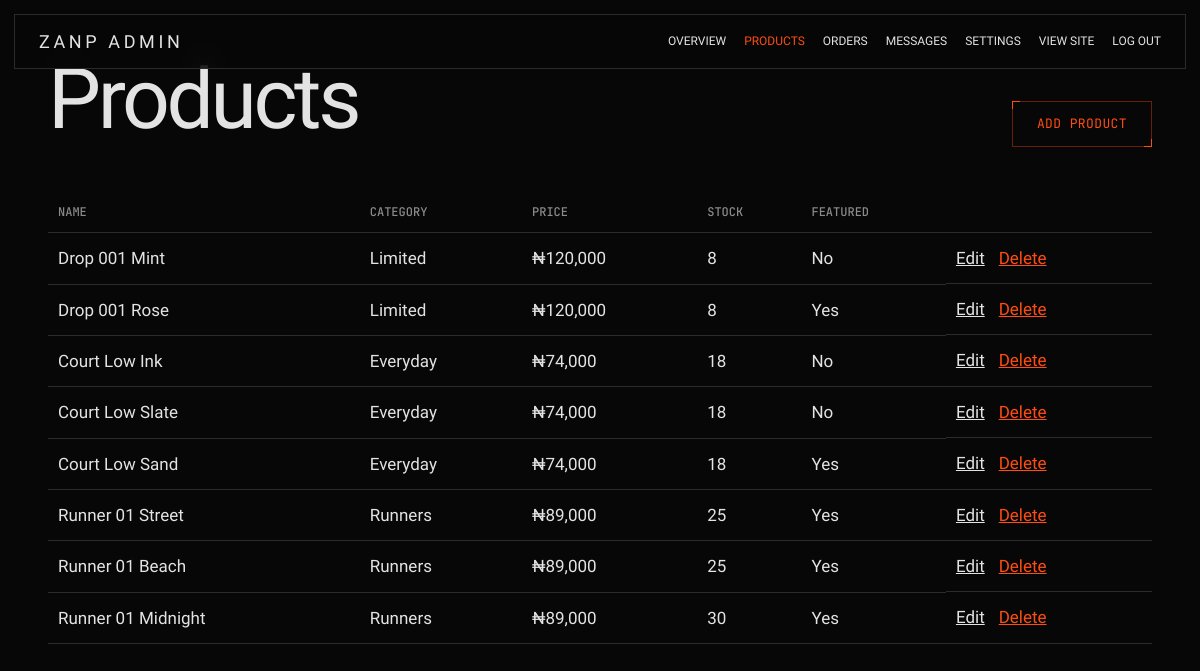
/admin/products.php (signed in), run on the app's committed database.
### tables this page shows
CREATE TABLE products (
  id INT UNSIGNED AUTO_INCREMENT PRIMARY KEY,
  category_id INT UNSIGNED NOT NULL,
  name VARCHAR(120) NOT NULL,
  slug VARCHAR(140) NOT NULL UNIQUE,
  description TEXT NOT NULL,
  price DECIMAL(10,2) NOT NULL,
  variant_index TINYINT UNSIGNED NOT NULL DEFAULT 0,
  tint VARCHAR(7) NOT NULL DEFAULT '#ffffff',
  image VARCHAR(255) NULL,
  model VARCHAR(255) NULL,
  stock INT NOT NULL DEFAULT 20,
  featured TINYINT(1) NOT NULL DEFAULT 0,
  created_at TIMESTAMP NOT NULL DEFAULT CURRENT_TIMESTAMP,
  INDEX idx_cat (category_id),
  INDEX idx_featured (featured),
  FULLTEXT KEY ft_search (name, description),
  CONSTRAINT fk_prod_cat FOREIGN KEY (category_id) REFERENCES categories(id) ON DELETE RESTRICT
);

CREATE TABLE categories (
  id INT UNSIGNED AUTO_INCREMENT PRIMARY KEY,
  name VARCHAR(80) NOT NULL,
  slug VARCHAR(80) NOT NULL UNIQUE
);

### includes/bootstrap.php (called while the page is built, shortened)
<?php
require __DIR__ . '/../config/db.php';
function e($v): string { return htmlspecialchars((string)$v, ENT_QUOTES, 'UTF-8'); }
function money($n): string { return '₦' . number_format((float)$n); }
function url(string $p = ''): string { return BASE_URL . ltrim($p, '/'); }
function flash(?string $msg = null, string $type = 'ok'): ?array {
    $f = $_SESSION['flash'] ?? null; unset($_SESSION['flash']); return $f;
}
function setting(string $k, string $d = ''): string {
    global $pdo;
    static $all = null;
    if ($all === null) { $all = $pdo->query('SELECT k,v FROM settings')->fetchAll(PDO::FETCH_KEY_PAIR); }
    return $all[$k] ?? $d;
}

### admin/products.php (the view, shortened to what this page needs)
<?php require __DIR__ . '/_head.php';
$rows = $pdo->query('SELECT p.*, c.name AS cat FROM products p JOIN categories c ON c.id=p.category_id ORDER BY p.id DESC')->fetchAll();
?>
<div class="sec-head"><h1 class="page-h">Products</h1><a class="btn" href="<?= url('admin/product_edit.php') ?>">Add product</a></div>
<table><tr><th>Name</th><th>Category</th><th>Price</th><th>Stock</th><th>Featured</th><th></th></tr>
<?php foreach ($rows as $r): ?><tr>
<td><?= e($r['name']) ?></td><td><?= e($r['cat']) ?></td><td><?= money($r['price']) ?></td><td><?= (int)$r['stock'] ?></td><td><?= $r['featured'] ? 'Yes' : 'No' ?></td>
<td class="act"><a href="<?= url('admin/product_edit.php?id=' . (int)$r['id']) ?>">Edit</a>
<form method="post" onsubmit="return confirm('Delete this product?')"><button class="link" type="submit">Delete</button></form></td></tr><?php endforeach; ?></table>
<?php require __DIR__ . '/_foot.php'; ?>

### admin/_head.php (shortened to what this page needs)
<?php
require_once __DIR__ . '/../includes/bootstrap.php';
$page = basename($_SERVER['SCRIPT_NAME']);
?><!doctype html><html lang="en"><head><meta charset="utf-8"><meta name="viewport" content="width=device-width, initial-scale=1">
<title>Admin | <?= e(setting('site_name', 'ZANP')) ?></title>
<link rel="stylesheet" href="<?= url('assets/css/style.css') ?>">
</head><body class="admin">
<header class="nav"><a class="logo" href="<?= url('admin/') ?>"><?= e(setting('site_name', 'ZANP')) ?> admin</a>
<nav class="links" aria-label="Admin">
<?php foreach (['index.php' => 'Overview', 'products.php' => 'Products', 'orders.php' => 'Orders', 'messages.php' => 'Messages', 'settings.php' => 'Settings'] as $f => $l): ?>
<a href="<?= url('admin/' . $f) ?>" <?= $page === $f ? 'aria-current="page"' : '' ?>><?= $l ?></a>
<?php endforeach; ?>
<a href="<?= url() ?>">View site</a><a href="<?= url('logout.php') ?>">Log out</a></nav></header>
<main class="wrap">

### admin/_foot.php
</main></body></html>

### assets/css/style.css (style rules this page uses)
:root { --bg:#070707;--panel:#0e0e0e;--line:#2b2b2b;--ink:#e3e3e3;--mute:#8a8a8a;--accent:#ff4d12 }
* { box-sizing:border-box }
html { scroll-behavior:smooth }
body { margin:0;background:var(--bg);color:var(--ink);font:400 17px/1.55 'Inter Tight',system-ui,sans-serif;-webkit-font-smoothing:antialiased }
h1,h2,h3,h4 { font-weight:500;letter-spacing:-.04em;line-height:.95;margin:0 }
a { color:inherit }
.mono,.hud,.btn,.chip,.nlmsg,.no,.cat,.tag { font-family:'JetBrains Mono',ui-monospace,monospace }
.hud,.nav { border:1px solid var(--line);background:rgba(7,7,7,.74);backdrop-filter:blur(10px);z-index:50 }
.logo { display:flex;align-items:center;padding:0 26px;border-right:1px solid var(--line);font:500 24px 'Inter Tight',sans-serif;letter-spacing:.32em;text-decoration:none;text-transform:uppercase }
.links { display:flex;gap:18px;flex-wrap:wrap }
.links a { text-decoration:none;text-transform:uppercase;font-size:12px }
.links a:hover,.links a[aria-current] { color:var(--accent) }
.hud-cta,.btn { position:relative;display:inline-flex;align-items:center;justify-content:center;height:46px;padding:0 24px;border:1px solid color-mix(in srgb,var(--accent) 38%,transparent);background:transparent;color:var(--accent);font-size:13px;letter-spacing:.03em;text-transform:uppercase;text-decoration:none;cursor:pointer }
.hud-cta::before,.btn::before,.hud-cta::after,.btn::after { content:'';position:absolute;width:7px;height:7px;border:1px solid var(--accent) }
.hud-cta::before,.btn::before { top:-1px;left:-1px;border-right:0;border-bottom:0 }
.hud-cta::after,.btn::after { bottom:-1px;right:-1px;border-left:0;border-top:0 }
.link { background:none;border:0;padding:0;color:var(--accent);font:inherit;text-decoration:underline;cursor:pointer }
main { padding-top:112px }
.wrap { padding:clamp(24px,5vw,72px) clamp(18px,4vw,56px) }
.page-h { font-size:clamp(44px,7vw,112px);margin-bottom:28px }
.sec-head { display:flex;justify-content:space-between;align-items:baseline;gap:16px;margin-bottom:24px }
table { width:100%;border-collapse:collapse;margin:16px 0 }
th,td { text-align:left;padding:12px 10px;border-bottom:1px solid var(--line);vertical-align:top }
th { font:500 12px 'JetBrains Mono',monospace;text-transform:uppercase;color:var(--mute) }
.act { display:flex;gap:14px }
.nav { display:flex;align-items:center;justify-content:space-between;gap:20px;flex-wrap:wrap;padding:16px 24px;position:fixed;top:14px;left:14px;right:14px }
body.admin .logo { border:0;padding:0;letter-spacing:.2em;font-size:18px }

### data on the page
products: name "Drop 001 Mint", category.name "Limited", price "₦120,000", stock "8", featured "No"
products: name "Drop 001 Rose", category.name "Limited", price "₦120,000", stock "8", featured "Yes"
products: name "Court Low Ink", category.name "Everyday", price "₦74,000", stock "18", featured "No"
products: name "Court Low Slate", category.name "Everyday", price "₦74,000", stock "18", featured "No"
products: name "Court Low Sand", category.name "Everyday", price "₦74,000", stock "18", featured "Yes"
products: name "Runner 01 Street", category.name "Runners", price "₦89,000", stock "25", featured "Yes"
products: name "Runner 01 Beach", category.name "Runners", price "₦89,000", stock "25", featured "Yes"
products: name "Runner 01 Midnight", category.name "Runners", price "₦89,000", stock "30", featured "Yes"

### other printed values
setting('site_name', 'ZANP') "ZANP"
$l "OVERVIEW"
$l "PRODUCTS"
$l "ORDERS"
$l "MESSAGES"
$l "SETTINGS"
